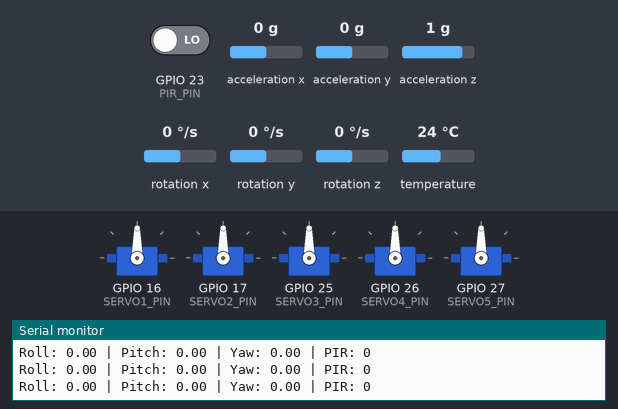
This sketch was run on a simulated ESP32. Parts: 5 × servo, the last lines printed to the serial monitor. The test bench sets the inputs (shaded band); at power-on: GPIO 23 (PIR_PIN) LOW, acceleration x 0 g, acceleration y 0 g, acceleration z 1 g, rotation z 0 °/s, rotation x 0 °/s, rotation y 0 °/s, temperature 24 °C.

Above: at 1.3 s.
1.4 s: GPIO 23 (PIR_PIN) driven HIGH
At 2.2 s:
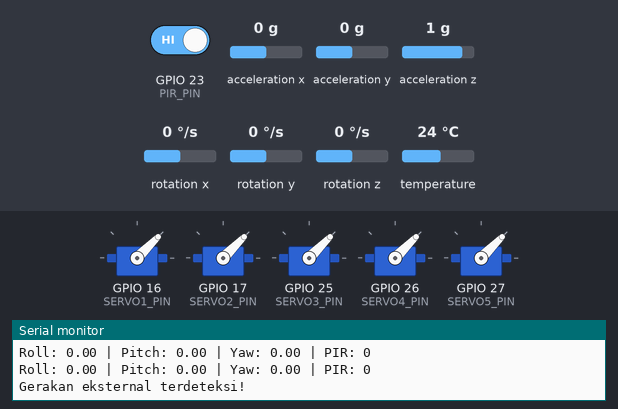
4.4 s: acceleration x set to -1.4 g
7.0 s: acceleration y set to -1.4 g
10.0 s: acceleration z set to -1.4 g
13.0 s: rotation z set to -192 °/s
15.2 s: acceleration x set to -0.8 g
Timing chart, 0 to 27.5 s (numbered marks = the images above; inputs shaded):
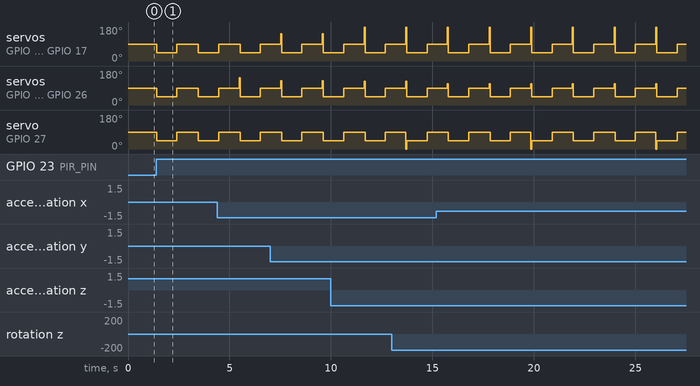

The sketch:

sketch.ino
```cpp
#include <Wire.h>
#include <ESP32Servo.h>
#include <Adafruit_MPU6050.h>
#include <Adafruit_Sensor.h>

// Inisialisasi objek
Adafruit_MPU6050 mpu;
Servo servo1, servo2, servo3, servo4, servo5;

// Pin definitions
#define SERVO1_PIN 16
#define SERVO2_PIN 17
#define SERVO3_PIN 25
#define SERVO4_PIN 26
#define SERVO5_PIN 27
#define PIR_PIN 23

// Variabel global
const int INITIAL_POS = 90;
const int DETECTION_POS = 45;
float prevYaw = 0;
bool yawRotating = false;
unsigned long yawStopTime = 0;
bool pirDetected = false;
unsigned long pirDetectTime = 0;

// Variabel untuk menyimpan posisi servo terakhir
int lastPos1 = INITIAL_POS;
int lastPos2 = INITIAL_POS;
int lastPos3 = INITIAL_POS;
int lastPos4 = INITIAL_POS;
int lastPos5 = INITIAL_POS;

void setup() {
  Serial.begin(115200);

  // Inisialisasi I2C untuk MPU6050
  Wire.begin();

  // Inisialisasi MPU6050
  if (!mpu.begin()) {
    Serial.println("Gagal mendeteksi MPU6050!");
    while (1) {
      delay(10);
    }
  }
  Serial.println("MPU6050 berhasil diinisialisasi!");

  // Konfigurasi MPU6050
  mpu.setAccelerometerRange(MPU6050_RANGE_8_G);
  mpu.setGyroRange(MPU6050_RANGE_500_DEG);
  mpu.setFilterBandwidth(MPU6050_BAND_21_HZ);

  // Inisialisasi servo
  servo1.attach(SERVO1_PIN);
  servo2.attach(SERVO2_PIN);
  servo3.attach(SERVO3_PIN);
  servo4.attach(SERVO4_PIN);
  servo5.attach(SERVO5_PIN);

  // Set semua servo ke posisi initial
  resetAllServos();

  // Inisialisasi PIR sensor
  pinMode(PIR_PIN, INPUT);

  delay(100);
}

void loop() {
  // Baca sensor PIR
  int pirState = digitalRead(PIR_PIN);

  // Deteksi gerakan eksternal (kondisi 4)
  if (pirState == HIGH && !pirDetected) {
    pirDetected = true;
    pirDetectTime = millis();
    handlePIRDetection();
    return;
  }

  // Reset flag PIR setelah servo kembali ke posisi awal
  if (pirDetected && millis() - pirDetectTime > 2000) {
    pirDetected = false;
  }

  // Jika sedang dalam mode PIR detection, skip MPU processing
  if (pirDetected) {
    return;
  }

  // Baca data dari MPU6050
  sensors_event_t a, g, temp;
  mpu.getEvent(&a, &g, &temp);

  // Hitung sudut Roll dan Pitch dari accelerometer
  float roll = atan2(a.acceleration.y, a.acceleration.z) * 180.0 / PI;
  float pitch = atan2(-a.acceleration.x, sqrt(a.acceleration.y * a.acceleration.y +
                      a.acceleration.z * a.acceleration.z)) * 180.0 / PI;

  // Hitung Yaw dari gyroscope
  static float yaw = 0;
  static unsigned long lastTime = millis();
  unsigned long currentTime = millis();
  float dt = (currentTime - lastTime) / 1000.0;
  yaw += g.gyro.z * 180.0 / PI * dt;
  lastTime = currentTime;

  // Batasi range -90 hingga 90 derajat
  roll = constrain(roll, -90, 90);
  pitch = constrain(pitch, -90, 90);
  yaw = constrain(yaw, -90, 90);

  // Proses kondisi 1: Roll control untuk servo 1 dan 2
  handleRoll(roll);

  // Proses kondisi 2: Pitch control untuk servo 3 dan 4
  handlePitch(pitch);

  // Proses kondisi 3: Yaw control untuk servo 5
  handleYaw(yaw);

  // Debug output
  Serial.print("Roll: "); Serial.print(roll);
  Serial.print(" | Pitch: "); Serial.print(pitch);
  Serial.print(" | Yaw: "); Serial.print(yaw);
  Serial.print(" | PIR: "); Serial.println(pirState);

  delay(50);
}

// Fungsi untuk menangani rotasi Roll (kondisi 1)
void handleRoll(float roll) {

  // Konversi roll ke posisi servo (berlawanan arah)
  int servoPos = INITIAL_POS - roll;
  servoPos = constrain(servoPos, 0, 180);

  servo1.write(servoPos);
  servo2.write(servoPos);

  lastPos1 = servoPos;
  lastPos2 = servoPos;
}

// Fungsi untuk menangani rotasi Pitch (kondisi 2)
void handlePitch(float pitch) {

  // Konversi pitch ke posisi servo (searah)
  int servoPos = INITIAL_POS + pitch;
  servoPos = constrain(servoPos, 0, 180);

  servo3.write(servoPos);
  servo4.write(servoPos);

  lastPos3 = servoPos;
  lastPos4 = servoPos;
}

// Fungsi untuk menangani rotasi Yaw (kondisi 3)
void handleYaw(float yaw) {
  // Deteksi apakah ada perubahan yaw
  float yawChange = abs(yaw - prevYaw);

  if (yawChange > 2) {
    yawRotating = true;

    // Servo 5 mengikuti arah rotasi yaw
    int servoPos = INITIAL_POS + yaw;
    servoPos = constrain(servoPos, 0, 180);
    servo5.write(servoPos);
    lastPos5 = servoPos;

    yawStopTime = 0; // Reset timer
  } else if (yawRotating && yawStopTime == 0) {
    // Rotasi berhenti, mulai timer 1 detik
    yawStopTime = millis();
  }

  // Setelah 1 detik diam, kembali ke posisi initial
  if (yawStopTime > 0 && millis() - yawStopTime >= 1000) {
    servo5.write(INITIAL_POS);
    lastPos5 = INITIAL_POS;
    yawRotating = false;
    yawStopTime = 0;
    yaw = 0; // Reset yaw
  }

  prevYaw = yaw;
}

// Fungsi untuk menangani deteksi PIR
void handlePIRDetection() {
  Serial.println("Gerakan eksternal terdeteksi!");

  // Semua servo bergerak bersamaan
  servo1.write(DETECTION_POS);
  servo2.write(DETECTION_POS);
  servo3.write(DETECTION_POS);
  servo4.write(DETECTION_POS);
  servo5.write(DETECTION_POS);

  delay(1000);

  // Kembali ke posisi initial secara bersamaan
  resetAllServos();

  Serial.println("Kembali ke posisi initial");
}

// Fungsi untuk mereset semua servo ke posisi initial
void resetAllServos() {
  servo1.write(INITIAL_POS);
  servo2.write(INITIAL_POS);
  servo3.write(INITIAL_POS);
  servo4.write(INITIAL_POS);
  servo5.write(INITIAL_POS);

  lastPos1 = INITIAL_POS;
  lastPos2 = INITIAL_POS;
  lastPos3 = INITIAL_POS;
  lastPos4 = INITIAL_POS;
  lastPos5 = INITIAL_POS;
}
```

Measured:
- after the input at 1.4 s, servo on GPIO 16 (SERVO1_PIN), servo on GPIO 17 (SERVO2_PIN), servo on GPIO 25 (SERVO3_PIN), servo on GPIO 26 (SERVO4_PIN), servo on GPIO 27 (SERVO5_PIN): 90° → 45° at once, → 90° 1.0 s later, → 45° 1.1 s later
